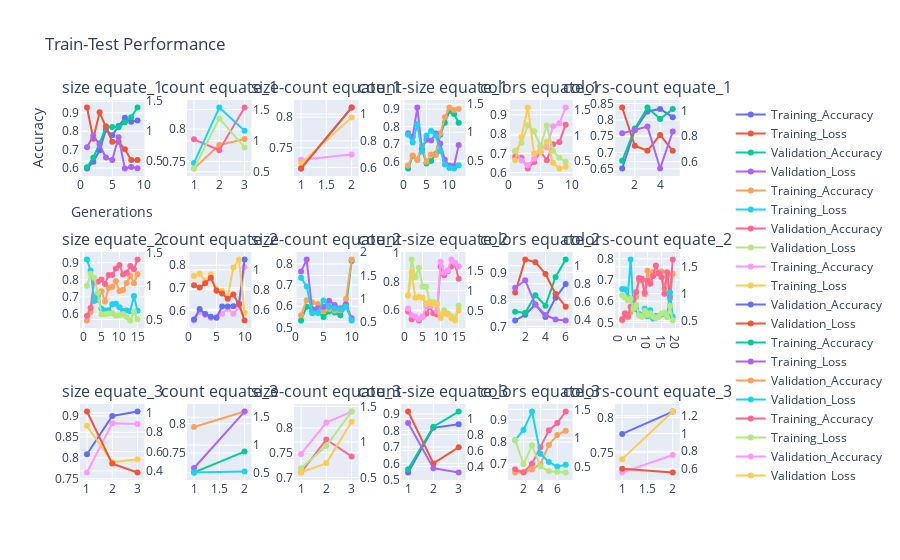

Notebook code for this chart:
### Code cell
fig = make_subplots(rows=3,cols=6,vertical_spacing=0.2,subplot_titles=("Plot 1", "Plot 2", "Plot 3", "Plot 4", "Plot 5",
                                                                       "Plot 6", "Plot 7", "Plot 8","Plot 9", "Plot 10",
                                                                       "Plot 11", "Plot 12", "Plot 13","Plot 14", "Plot 15",
                                                                       "Plot 16", "Plot 17", "Plot 18"),
                         specs=[[{"secondary_y": True},{"secondary_y": True}, {"secondary_y": True}, {"secondary_y": True}, {"secondary_y": True}, {"secondary_y": True}],
                                [{"secondary_y": True}, {"secondary_y": True}, {"secondary_y": True}, {"secondary_y": True}, {"secondary_y": True}, {"secondary_y": True}],
                                [{"secondary_y": True}, {"secondary_y": True},{"secondary_y": True}, {"secondary_y": True},{"secondary_y": True}, {"secondary_y": True}]])
fig.print_grid()
subtitle_index = 0
for row, phys in enumerate(PHYS_PROPERTY):
    phys_df = data.query(f"Physical_property == '{phys}'")
    for col, exp in enumerate(EXPERIMENTS):
        exp_df = phys_df.query(f"Experiment == '{exp}'")
        title = f'{exp} {phys}'
        plot_multiple_traces(fig=fig, data=exp_df, x='Generations', y='Training_Accuracy', y2='Training_Loss', y3='Validation_Accuracy', y4='Validation_Loss',                              row=row+1, col=col+1, subtitle_index=subtitle_index, subtitle=title)
        subtitle_index = subtitle_index + 1
fig.update_layout(
title='Train-Test Performance',
xaxis_title='Generations',
yaxis_title='Accuracy',
coloraxis={'colorscale': 'Viridis'})
fig.show()

### Figure 1 — Plotly figure (JSON) as saved in the notebook; plotly's stock layout.template omitted (floating-point values rounded to 4 significant figures)
{"data": [{"name": "Training_Accuracy", "x": [1, 2, 3, 4, 5, 6, 7, 8, 9], "y": [0.5975, 0.6333, 0.6964, 0.8082, 0.7783, 0.8282, 0.8734, 0.852, 0.8589], "type": "scatter", "xaxis": "x", "yaxis": "y"}, {"name": "Training_Loss", "x": [1, 2, 3, 4, 5, 6, 7, 8, 9], "y": [1.395, 0.8761, 1.316, 1.084, 0.8231, 0.8253, 0.7, 0.52, 0.519], "type": "scatter", "xaxis": "x", "yaxis": "y2"}, {"name": "Validation_Accuracy", "x": [1, 2, 3, 4, 5, 6, 7, 8, 9], "y": [0.6042, 0.6563, 0.7342, 0.8233, 0.8225, 0.8221, 0.8481, 0.8756, 0.9288], "type": "scatter", "xaxis": "x", "yaxis": "y"}, {"name": "Validation_Loss", "x": [1, 2, 3, 4, 5, 6, 7, 8, 9], "y": [0.7323, 0.9271, 0.7736, 0.5604, 0.5216, 0.9011, 0.3797, 0.403, 0.3822], "type": "scatter", "xaxis": "x", "yaxis": "y2"}, {"name": "Training_Accuracy", "x": [1, 2, 3], "y": [0.7391, 0.7754, 0.7847], "type": "scatter", "xaxis": "x2", "yaxis": "y3"}, {"name": "Training_Loss", "x": [1, 2, 3], "y": [0.6428, 1.531, 1.159], "type": "scatter", "xaxis": "x2", "yaxis": "y4"}, {"name": "Validation_Accuracy", "x": [1, 2, 3], "y": [0.7841, 0.7673, 0.8333], "type": "scatter", "xaxis": "x2", "yaxis": "y3"}, {"name": "Validation_Loss", "x": [1, 2, 3], "y": [0.5535, 1.357, 0.8912], "type": "scatter", "xaxis": "x2", "yaxis": "y4"}, {"name": "Training_Accuracy", "x": [1, 2], "y": [0.7304, 0.7389], "type": "scatter", "xaxis": "x3", "yaxis": "y5"}, {"name": "Training_Loss", "x": [1, 2], "y": [0.6292, 0.9739], "type": "scatter", "xaxis": "x3", "yaxis": "y6"}, {"name": "Validation_Accuracy", "x": [1, 2], "y": [0.7162, 0.8156], "type": "scatter", "xaxis": "x3", "yaxis": "y5"}, {"name": "Validation_Loss", "x": [1, 2], "y": [0.5928, 1.048], "type": "scatter", "xaxis": "x3", "yaxis": "y6"}, {"name": "Training_Accuracy", "x": [1, 2, 3, 4, 5, 6, 7, 8, 9, 10, 11, 12], "y": [0.5591, 0.6303, 0.6096, 0.6697, 0.5873, 0.6013, 0.6429, 0.7533, 0.8213, 0.8893, 0.8717, 0.8219], "type": "scatter", "xaxis": "x4", "yaxis": "y7"}, {"name": "Training_Loss", "x": [1, 2, 3, 4, 5, 6, 7, 8, 9, 10, 11, 12], "y": [0.9817, 0.9229, 1.439, 0.7007, 0.869, 0.8534, 0.9775, 0.8013, 0.5115, 0.4096, 0.4021, 0.7723], "type": "scatter", "xaxis": "x4", "yaxis": "y8"}, {"name": "Validation_Accuracy", "x": [1, 2, 3, 4, 5, 6, 7, 8, 9, 10, 11, 12], "y": [0.5767, 0.6336, 0.6098, 0.6898, 0.5975, 0.6387, 0.6369, 0.761, 0.8529, 0.9094, 0.8946, 0.9008], "type": "scatter", "xaxis": "x4", "yaxis": "y7"}, {"name": "Validation_Loss", "x": [1, 2, 3, 4, 5, 6, 7, 8, 9, 10, 11, 12], "y": [0.9561, 0.8204, 1.141, 0.6594, 0.9442, 1.029, 0.9431, 0.6694, 0.4277, 0.3646, 0.358, 0.4157], "type": "scatter", "xaxis": "x4", "yaxis": "y8"}, {"name": "Training_Accuracy", "x": [1, 2, 3, 4, 5, 6, 7, 8, 9], "y": [0.6824, 0.6776, 0.6221, 0.6556, 0.7092, 0.6645, 0.7475, 0.7595, 0.8491], "type": "scatter", "xaxis": "x5", "yaxis": "y9"}, {"name": "Training_Loss", "x": [1, 2, 3, 4, 5, 6, 7, 8, 9], "y": [0.7007, 0.8596, 1.2, 1.084, 0.7923, 1.199, 0.7015, 0.5653, 0.4856], "type": "scatter", "xaxis": "x5", "yaxis": "y10"}, {"name": "Validation_Accuracy", "x": [1, 2, 3, 4, 5, 6, 7, 8, 9], "y": [0.7106, 0.6631, 0.6381, 0.6719, 0.739, 0.7323, 0.8408, 0.8562, 0.9377], "type": "scatter", "xaxis": "x5", "yaxis": "y9"}, {"name": "Validation_Loss", "x": [1, 2, 3, 4, 5, 6, 7, 8, 9], "y": [0.5175, 0.9707, 1.549, 0.6483, 0.6794, 0.8766, 0.4682, 0.3566, 0.3892], "type": "scatter", "xaxis": "x5", "yaxis": "y10"}, {"name": "Training_Accuracy", "x": [1, 2, 3, 4, 5], "y": [0.6514, 0.769, 0.8257, 0.8335, 0.8082], "type": "scatter", "xaxis": "x6", "yaxis": "y11"}, {"name": "Training_Loss", "x": [1, 2, 3, 4, 5], "y": [1.022, 0.7244, 0.6846, 0.8079, 0.6844], "type": "scatter", "xaxis": "x6", "yaxis": "y12"}, {"name": "Validation_Accuracy", "x": [1, 2, 3, 4, 5], "y": [0.6748, 0.7733, 0.8377, 0.8027, 0.8329], "type": "scatter", "xaxis": "x6", "yaxis": "y11"}, {"name": "Validation_Loss", "x": [1, 2, 3, 4, 5], "y": [0.8204, 0.8473, 0.874, 0.547, 0.8342], "type": "scatter", "xaxis": "x6", "yaxis": "y12"}, {"name": "Training_Accuracy", "x": [1, 2, 3, 4, 5, 6, 7, 8, 9, 10, 11, 12, 13, 14, 15], "y": [0.5621, 0.6122, 0.7069, 0.6819, 0.7329, 0.6735, 0.7532, 0.7593, 0.7911, 0.735, 0.74, 0.7819, 0.8238, 0.7796, 0.8323], "type": "scatter", "xaxis": "x7", "yaxis": "y13"}, {"name": "Training_Loss", "x": [1, 2, 3, 4, 5, 6, 7, 8, 9, 10, 11, 12, 13, 14, 15], "y": [1.4, 1.235, 0.778, 0.8566, 0.6596, 0.6328, 0.638, 0.7275, 0.7355, 0.6843, 0.6277, 0.633, 0.6243, 0.8533, 0.6292], "type": "scatter", "xaxis": "x7", "yaxis": "y14"}, {"name": "Validation_Accuracy", "x": [1, 2, 3, 4, 5, 6, 7, 8, 9, 10, 11, 12, 13, 14, 15], "y": [0.589, 0.635, 0.7919, 0.7888, 0.8025, 0.7758, 0.8283, 0.8283, 0.8665, 0.8863, 0.8317, 0.8415, 0.8812, 0.8621, 0.9188], "type": "scatter", "xaxis": "x7", "yaxis": "y13"}, {"name": "Validation_Loss", "x": [1, 2, 3, 4, 5, 6, 7, 8, 9, 10, 11, 12, 13, 14, 15], "y": [1.006, 1.185, 1.127, 0.9019, 0.5721, 0.5783, 0.5879, 0.592, 0.5545, 0.5625, 0.5807, 0.5379, 0.4845, 0.6151, 0.5025], "type": "scatter", "xaxis": "x7", "yaxis": "y14"}, {"name": "Training_Accuracy", "x": [1, 2, 3, 4, 5, 6, 7, 8, 9, 10], "y": [0.5568, 0.5937, 0.5806, 0.5675, 0.5717, 0.5863, 0.6087, 0.5864, 0.6157, 0.7924], "type": "scatter", "xaxis": "x8", "yaxis": "y15"}, {"name": "Training_Loss", "x": [1, 2, 3, 4, 5, 6, 7, 8, 9, 10], "y": [0.9391, 0.9608, 0.8908, 0.952, 0.8029, 0.7865, 0.7297, 1.023, 1.105, 0.5662], "type": "scatter", "xaxis": "x8", "yaxis": "y16"}, {"name": "Validation_Accuracy", "x": [1, 2, 3, 4, 5, 6, 7, 8, 9, 10], "y": [0.561, 0.6067, 0.585, 0.5735, 0.5686, 0.6181, 0.6187, 0.619, 0.6306, 0.825], "type": "scatter", "xaxis": "x8", "yaxis": "y15"}, {"name": "Validation_Loss", "x": [1, 2, 3, 4, 5, 6, 7, 8, 9, 10], "y": [0.8445, 0.8211, 0.8652, 0.9193, 0.7874, 0.7592, 0.7073, 0.7497, 0.6498, 0.4869], "type": "scatter", "xaxis": "x8", "yaxis": "y16"}, {"name": "Training_Accuracy", "x": [1, 2, 3, 4, 5, 6, 7, 8, 9, 10], "y": [0.5329, 0.5975, 0.5874, 0.5717, 0.5497, 0.5757, 0.5704, 0.5573, 0.5984, 0.8134], "type": "scatter", "xaxis": "x9", "yaxis": "y17"}, {"name": "Training_Loss", "x": [1, 2, 3, 4, 5, 6, 7, 8, 9, 10], "y": [1.58, 1.839, 0.7221, 0.7954, 0.8236, 0.9565, 0.8615, 0.7948, 0.8813, 0.5805], "type": "scatter", "xaxis": "x9", "yaxis": "y18"}, {"name": "Validation_Accuracy", "x": [1, 2, 3, 4, 5, 6, 7, 8, 9, 10], "y": [0.5577, 0.629, 0.6181, 0.6106, 0.5763, 0.5869, 0.5792, 0.581, 0.634, 0.8208], "type": "scatter", "xaxis": "x9", "yaxis": "y17"}, {"name": "Validation_Loss", "x": [1, 2, 3, 4, 5, 6, 7, 8, 9, 10], "y": [1.447, 1.258, 0.6855, 0.694, 0.9625, 0.8244, 0.7868, 0.7715, 0.8274, 0.5317], "type": "scatter", "xaxis": "x9", "yaxis": "y18"}, {"name": "Training_Accuracy", "x": [1, 2, 3, 4, 5, 6, 7, 8, 9, 10, 11, 12, 13, 14, 15], "y": [0.59, 0.5371, 0.552, 0.5284, 0.5543, 0.5752, 0.6221, 0.5787, 0.5693, 0.9021, 0.843, 0.8698, 0.9061, 0.9176, 0.8192], "type": "scatter", "xaxis": "x10", "yaxis": "y19"}, {"name": "Training_Loss", "x": [1, 2, 3, 4, 5, 6, 7, 8, 9, 10, 11, 12, 13, 14, 15], "y": [0.8737, 1.773, 1.336, 1.573, 1.104, 1.098, 0.7311, 0.7238, 0.681, 0.403, 0.5184, 0.4445, 0.37, 0.3139, 0.6351], "type": "scatter", "xaxis": "x10", "yaxis": "y20"}, {"name": "Validation_Accuracy", "x": [1, 2, 3, 4, 5, 6, 7, 8, 9, 10, 11, 12, 13, 14, 15], "y": [0.6121, 0.5658, 0.5563, 0.5383, 0.5546, 0.629, 0.629, 0.6471, 0.595, 0.9375, 0.8598, 0.8781, 0.9521, 0.9294, 0.9038], "type": "scatter", "xaxis": "x10", "yaxis": "y19"}, {"name": "Validation_Loss", "x": [1, 2, 3, 4, 5, 6, 7, 8, 9, 10, 11, 12, 13, 14, 15], "y": [0.8799, 1.465, 0.8292, 0.8462, 0.8248, 0.6802, 0.6942, 0.6642, 0.6689, 0.3337, 0.4467, 0.4087, 0.3186, 0.2638, 0.5191], "type": "scatter", "xaxis": "x10", "yaxis": "y20"}, {"name": "Training_Accuracy", "x": [1, 2, 3, 4, 5, 6], "y": [0.7219, 0.7431, 0.7811, 0.7344, 0.806, 0.8568], "type": "scatter", "xaxis": "x11", "yaxis": "y21"}, {"name": "Training_Loss", "x": [1, 2, 3, 4, 5, 6], "y": [0.7029, 1.069, 1.041, 0.91, 0.6864, 0.5462], "type": "scatter", "xaxis": "x11", "yaxis": "y22"}, {"name": "Validation_Accuracy", "x": [1, 2, 3, 4, 5, 6], "y": [0.7546, 0.7502, 0.8154, 0.7767, 0.8833, 0.9477], "type": "scatter", "xaxis": "x11", "yaxis": "y21"}, {"name": "Validation_Loss", "x": [1, 2, 3, 4, 5, 6], "y": [0.7569, 0.8397, 0.5697, 0.4548, 0.405, 0.3935], "type": "scatter", "xaxis": "x11", "yaxis": "y22"}, {"name": "Training_Accuracy", "x": [1, 2, 3, 4, 5, 6, 7, 8, 9, 10, 11, 12, 13, 14, 15, 16, 17, 18, 19], "y": [0.5093, 0.5382, 0.5243, 0.5479, 0.5918, 0.6219, 0.699, 0.6996, 0.6333, 0.7433, 0.6926, 0.7365, 0.7323, 0.7323, 0.7405, 0.6572, 0.7167, 0.6107, 0.729], "type": "scatter", "xaxis": "x12", "yaxis": "y23"}, {"name": "Training_Loss", "x": [1, 2, 3, 4, 5, 6, 7, 8, 9, 10, 11, 12, 13, 14, 15, 16, 17, 18, 19], "y": [1.086, 1.081, 0.9291, 1.636, 0.7434, 0.709, 0.6204, 0.599, 0.7173, 0.5779, 0.6894, 0.5376, 0.58, 0.5746, 0.6108, 0.6337, 0.5898, 1.027, 0.5693], "type": "scatter", "xaxis": "x12", "yaxis": "y24"}, {"name": "Validation_Accuracy", "x": [1, 2, 3, 4, 5, 6, 7, 8, 9, 10, 11, 12, 13, 14, 15, 16, 17, 18, 19], "y": [0.515, 0.5431, 0.5283, 0.5733, 0.6054, 0.644, 0.709, 0.7063, 0.6404, 0.6967, 0.6827, 0.7185, 0.769, 0.7302, 0.7129, 0.6352, 0.7371, 0.6223, 0.7964], "type": "scatter", "xaxis": "x12", "yaxis": "y23"}, {"name": "Validation_Loss", "x": [1, 2, 3, 4, 5, 6, 7, 8, 9, 10, 11, 12, 13, 14, 15, 16, 17, 18, 19], "y": [0.9716, 0.9292, 0.8735, 0.9022, 0.722, 0.7873, 0.5936, 0.57, 0.6775, 0.5988, 0.6336, 0.5745, 0.546, 0.5704, 0.6277, 0.6443, 0.5581, 0.7688, 0.4992], "type": "scatter", "xaxis": "x12", "yaxis": "y24"}, {"name": "Training_Accuracy", "x": [1, 2, 3], "y": [0.7652, 0.8822, 0.881], "type": "scatter", "xaxis": "x13", "yaxis": "y25"}, {"name": "Training_Loss", "x": [1, 2, 3], "y": [0.8663, 0.4896, 0.52], "type": "scatter", "xaxis": "x13", "yaxis": "y26"}, {"name": "Validation_Accuracy", "x": [1, 2, 3], "y": [0.8085, 0.8998, 0.9104], "type": "scatter", "xaxis": "x13", "yaxis": "y25"}, {"name": "Validation_Loss", "x": [1, 2, 3], "y": [1.014, 0.4757, 0.3844], "type": "scatter", "xaxis": "x13", "yaxis": "y26"}, {"name": "Training_Accuracy", "x": [1, 2], "y": [0.7168, 0.7525], "type": "scatter", "xaxis": "x14", "yaxis": "y27"}, {"name": "Training_Loss", "x": [1, 2], "y": [0.5887, 1.603], "type": "scatter", "xaxis": "x14", "yaxis": "y28"}, {"name": "Validation_Accuracy", "x": [1, 2], "y": [0.7946, 0.8208], "type": "scatter", "xaxis": "x14", "yaxis": "y27"}, {"name": "Validation_Loss", "x": [1, 2], "y": [0.5079, 0.5265], "type": "scatter", "xaxis": "x14", "yaxis": "y28"}, {"name": "Training_Accuracy", "x": [1, 2, 3], "y": [0.7101, 0.7767, 0.7425], "type": "scatter", "xaxis": "x15", "yaxis": "y29"}, {"name": "Training_Loss", "x": [1, 2, 3], "y": [0.6323, 0.9453, 1.427], "type": "scatter", "xaxis": "x15", "yaxis": "y30"}, {"name": "Validation_Accuracy", "x": [1, 2, 3], "y": [0.7475, 0.811, 0.8333], "type": "scatter", "xaxis": "x15", "yaxis": "y29"}, {"name": "Validation_Loss", "x": [1, 2, 3], "y": [0.5719, 0.7031, 1.284], "type": "scatter", "xaxis": "x15", "yaxis": "y30"}, {"name": "Training_Accuracy", "x": [1, 2, 3], "y": [0.5454, 0.8162, 0.8377], "type": "scatter", "xaxis": "x16", "yaxis": "y31"}, {"name": "Training_Loss", "x": [1, 2, 3], "y": [1.087, 0.4404, 0.6409], "type": "scatter", "xaxis": "x16", "yaxis": "y32"}, {"name": "Validation_Accuracy", "x": [1, 2, 3], "y": [0.565, 0.8229, 0.9148], "type": "scatter", "xaxis": "x16", "yaxis": "y31"}, {"name": "Validation_Loss", "x": [1, 2, 3], "y": [0.9459, 0.3809, 0.3276], "type": "scatter", "xaxis": "x16", "yaxis": "y32"}, {"name": "Training_Accuracy", "x": [1, 2, 3, 4, 5, 6, 7], "y": [0.6621, 0.6623, 0.6757, 0.6996, 0.7867, 0.8318, 0.8511], "type": "scatter", "xaxis": "x17", "yaxis": "y33"}, {"name": "Training_Loss", "x": [1, 2, 3, 4, 5, 6, 7], "y": [0.9637, 1.142, 1.461, 0.7306, 0.5851, 0.508, 0.5372], "type": "scatter", "xaxis": "x17", "yaxis": "y34"}, {"name": "Validation_Accuracy", "x": [1, 2, 3, 4, 5, 6, 7], "y": [0.6762, 0.6629, 0.7019, 0.7765, 0.8527, 0.8856, 0.9377], "type": "scatter", "xaxis": "x17", "yaxis": "y33"}, {"name": "Validation_Loss", "x": [1, 2, 3, 4, 5, 6, 7], "y": [0.9651, 0.546, 0.8764, 0.5124, 0.4268, 0.4157, 0.4053], "type": "scatter", "xaxis": "x17", "yaxis": "y34"}, {"name": "Training_Accuracy", "x": [1, 2], "y": [0.7217, 0.7465], "type": "scatter", "xaxis": "x18", "yaxis": "y35"}, {"name": "Training_Loss", "x": [1, 2], "y": [0.71, 1.247], "type": "scatter", "xaxis": "x18", "yaxis": "y36"}, {"name": "Validation_Accuracy", "x": [1, 2], "y": [0.7766, 0.8085], "type": "scatter", "xaxis": "x18", "yaxis": "y35"}, {"name": "Validation_Loss", "x": [1, 2], "y": [0.6022, 0.5597], "type": "scatter", "xaxis": "x18", "yaxis": "y36"}], "layout": {"xaxis": {"anchor": "y", "domain": [0.0, 0.1011], "title": {"text": "Generations"}}, "yaxis": {"anchor": "x", "domain": [0.8, 1.0], "title": {"text": "Accuracy"}}, "yaxis2": {"anchor": "x", "overlaying": "y", "side": "right"}, "xaxis2": {"anchor": "y3", "domain": [0.1678, 0.2689]}, "yaxis3": {"anchor": "x2", "domain": [0.8, 1.0]}, "yaxis4": {"anchor": "x2", "overlaying": "y3", "side": "right"}, "xaxis3": {"anchor": "y5", "domain": [0.3356, 0.4367]}, "yaxis5": {"anchor": "x3", "domain": [0.8, 1.0]}, "yaxis6": {"anchor": "x3", "overlaying": "y5", "side": "right"}, "xaxis4": {"anchor": "y7", "domain": [0.5033, 0.6044]}, "yaxis7": {"anchor": "x4", "domain": [0.8, 1.0]}, "yaxis8": {"anchor": "x4", "overlaying": "y7", "side": "right"}, "xaxis5": {"anchor": "y9", "domain": [0.6711, 0.7722]}, "yaxis9": {"anchor": "x5", "domain": [0.8, 1.0]}, "yaxis10": {"anchor": "x5", "overlaying": "y9", "side": "right"}, "xaxis6": {"anchor": "y11", "domain": [0.8389, 0.94]}, "yaxis11": {"anchor": "x6", "domain": [0.8, 1.0]}, "yaxis12": {"anchor": "x6", "overlaying": "y11", "side": "right"}, "xaxis7": {"anchor": "y13", "domain": [0.0, 0.1011]}, "yaxis13": {"anchor": "x7", "domain": [0.4, 0.6]}, "yaxis14": {"anchor": "x7", "overlaying": "y13", "side": "right"}, "xaxis8": {"anchor": "y15", "domain": [0.1678, 0.2689]}, "yaxis15": {"anchor": "x8", "domain": [0.4, 0.6]}, "yaxis16": {"anchor": "x8", "overlaying": "y15", "side": "right"}, "xaxis9": {"anchor": "y17", "domain": [0.3356, 0.4367]}, "yaxis17": {"anchor": "x9", "domain": [0.4, 0.6]}, "yaxis18": {"anchor": "x9", "overlaying": "y17", "side": "right"}, "xaxis10": {"anchor": "y19", "domain": [0.5033, 0.6044]}, "yaxis19": {"anchor": "x10", "domain": [0.4, 0.6]}, "yaxis20": {"anchor": "x10", "overlaying": "y19", "side": "right"}, "xaxis11": {"anchor": "y21", "domain": [0.6711, 0.7722]}, "yaxis21": {"anchor": "x11", "domain": [0.4, 0.6]}, "yaxis22": {"anchor": "x11", "overlaying": "y21", "side": "right"}, "xaxis12": {"anchor": "y23", "domain": [0.8389, 0.94]}, "yaxis23": {"anchor": "x12", "domain": [0.4, 0.6]}, "yaxis24": {"anchor": "x12", "overlaying": "y23", "side": "right"}, "xaxis13": {"anchor": "y25", "domain": [0.0, 0.1011]}, "yaxis25": {"anchor": "x13", "domain": [0.0, 0.2]}, "yaxis26": {"anchor": "x13", "overlaying": "y25", "side": "right"}, "xaxis14": {"anchor": "y27", "domain": [0.1678, 0.2689]}, "yaxis27": {"anchor": "x14", "domain": [0.0, 0.2]}, "yaxis28": {"anchor": "x14", "overlaying": "y27", "side": "right"}, "xaxis15": {"anchor": "y29", "domain": [0.3356, 0.4367]}, "yaxis29": {"anchor": "x15", "domain": [0.0, 0.2]}, "yaxis30": {"anchor": "x15", "overlaying": "y29", "side": "right"}, "xaxis16": {"anchor": "y31", "domain": [0.5033, 0.6044]}, "yaxis31": {"anchor": "x16", "domain": [0.0, 0.2]}, "yaxis32": {"anchor": "x16", "overlaying": "y31", "side": "right"}, "xaxis17": {"anchor": "y33", "domain": [0.6711, 0.7722]}, "yaxis33": {"anchor": "x17", "domain": [0.0, 0.2]}, "yaxis34": {"anchor": "x17", "overlaying": "y33", "side": "right"}, "xaxis18": {"anchor": "y35", "domain": [0.8389, 0.94]}, "yaxis35": {"anchor": "x18", "domain": [0.0, 0.2]}, "yaxis36": {"anchor": "x18", "overlaying": "y35", "side": "right"}, "annotations": [{"font": {"size": 16}, "showarrow": false, "text": "size equate_1", "x": 0.05056, "xanchor": "center", "xref": "paper", "y": 1.0, "yanchor": "bottom", "yref": "paper"}, {"font": {"size": 16}, "showarrow": false, "text": "count equate_1", "x": 0.2183, "xanchor": "center", "xref": "paper", "y": 1.0, "yanchor": "bottom", "yref": "paper"}, {"font": {"size": 16}, "showarrow": false, "text": "size-count equate_1", "x": 0.3861, "xanchor": "center", "xref": "paper", "y": 1.0, "yanchor": "bottom", "yref": "paper"}, {"font": {"size": 16}, "showarrow": false, "text": "count-size equate_1", "x": 0.5539, "xanchor": "center", "xref": "paper", "y": 1.0, "yanchor": "bottom", "yref": "paper"}, {"font": {"size": 16}, "showarrow": false, "text": "colors equate_1", "x": 0.7217, "xanchor": "center", "xref": "paper", "y": 1.0, "yanchor": "bottom", "yref": "paper"}, {"font": {"size": 16}, "showarrow": false, "text": "colors-count equate_1", "x": 0.8894, "xanchor": "center", "xref": "paper", "y": 1.0, "yanchor": "bottom", "yref": "paper"}, {"font": {"size": 16}, "showarrow": false, "text": "size equate_2", "x": 0.05056, "xanchor": "center", "xref": "paper", "y": 0.6, "yanchor": "bottom", "yref": "paper"}, {"font": {"size": 16}, "showarrow": false, "text": "count equate_2", "x": 0.2183, "xanchor": "center", "xref": "paper", "y": 0.6, "yanchor": "bottom", "yref": "paper"}, {"font": {"size": 16}, "showarrow": false, "text": "size-count equate_2", "x": 0.3861, "xanchor": "center", "xref": "paper", "y": 0.6, "yanchor": "bottom", "yref": "paper"}, {"font": {"size": 16}, "showarrow": false, "text": "count-size equate_2", "x": 0.5539, "xanchor": "center", "xref": "paper", "y": 0.6, "yanchor": "bottom", "yref": "paper"}, {"font": {"size": 16}, "showarrow": false, "text": "colors equate_2", "x": 0.7217, "xanchor": "center", "xref": "paper", "y": 0.6, "yanchor": "bottom", "yref": "paper"}, {"font": {"size": 16}, "showarrow": false, "text": "colors-count equate_2", "x": 0.8894, "xanchor": "center", "xref": "paper", "y": 0.6, "yanchor": "bottom", "yref": "paper"}, {"font": {"size": 16}, "showarrow": false, "text": "size equate_3", "x": 0.05056, "xanchor": "center", "xref": "paper", "y": 0.2, "yanchor": "bottom", "yref": "paper"}, {"font": {"size": 16}, "showarrow": false, "text": "count equate_3", "x": 0.2183, "xanchor": "center", "xref": "paper", "y": 0.2, "yanchor": "bottom", "yref": "paper"}, {"font": {"size": 16}, "showarrow": false, "text": "size-count equate_3", "x": 0.3861, "xanchor": "center", "xref": "paper", "y": 0.2, "yanchor": "bottom", "yref": "paper"}, {"font": {"size": 16}, "showarrow": false, "text": "count-size equate_3", "x": 0.5539, "xanchor": "center", "xref": "paper", "y": 0.2, "yanchor": "bottom", "yref": "paper"}, {"font": {"size": 16}, "showarrow": false, "text": "colors equate_3", "x": 0.7217, "xanchor": "center", "xref": "paper", "y": 0.2, "yanchor": "bottom", "yref": "paper"}, {"font": {"size": 16}, "showarrow": false, "text": "colors-count equate_3", "x": 0.8894, "xanchor": "center", "xref": "paper", "y": 0.2, "yanchor": "bottom", "yref": "paper"}], "coloraxis": {"colorscale": [[0.0, "#440154"], [0.1111, "#482878"], [0.2222, "#3e4989"], [0.3333, "#31688e"], [0.4444, "#26828e"], [0.5556, "#1f9e89"], [0.6667, "#35b779"], [0.7778, "#6ece58"], [0.8889, "#b5de2b"], [1.0, "#fde725"]]}, "title": {"text": "Train-Test Performance"}}}
